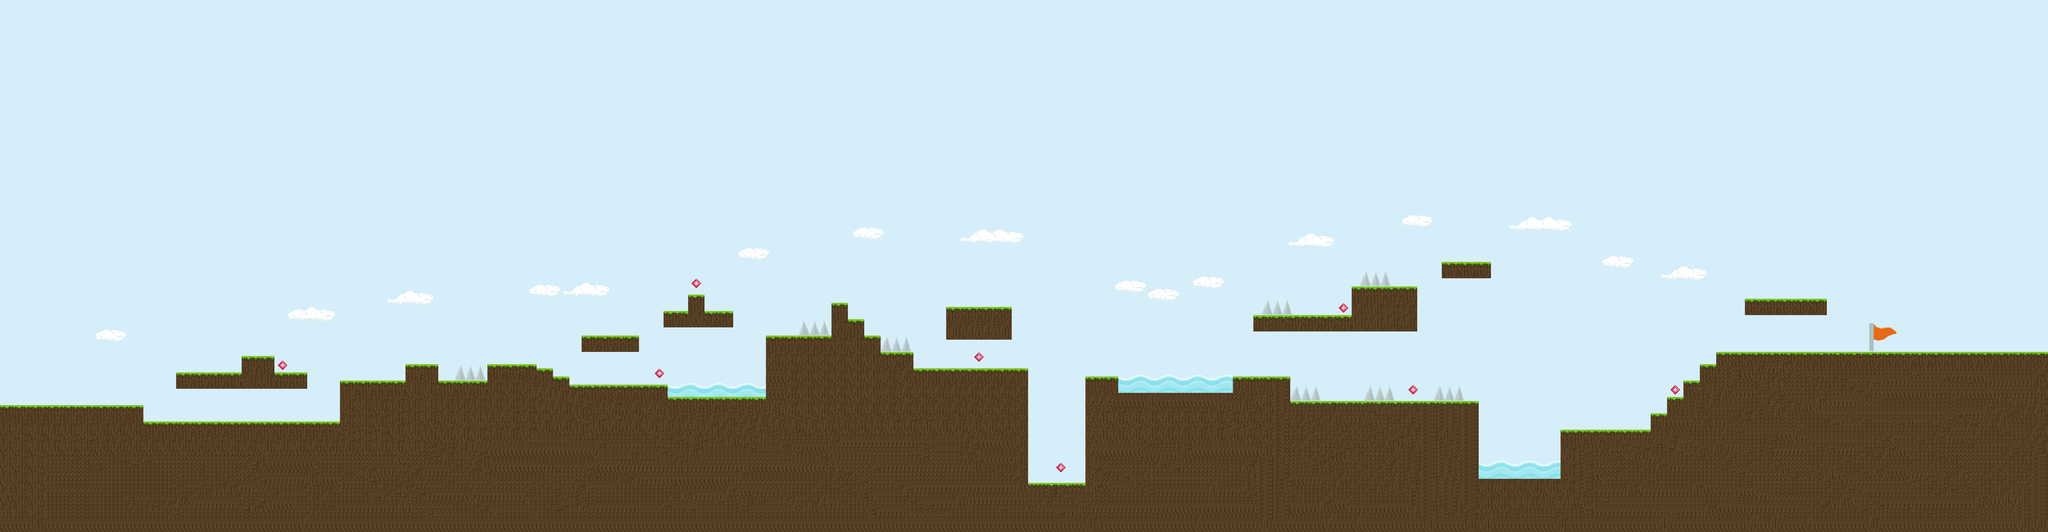

This is a level from a 2D game, rendered from its Tiled map with the project's own tilesets. A one-line summary and the map file follow, with tile-layer data summarised:
An orthogonal 500x130 tile map with 16x16 px tiles, 2 tile layers (background, objects), 3 tilesets and 66 objects.

<map version="1.0" tiledversion="1.1.5" orientation="orthogonal" renderorder="right-down" width="500" height="130" tilewidth="16" tileheight="16" infinite="0" nextobjectid="119">
 <tileset firstgid="1" source="background_1.tsx" />
 <tileset firstgid="6361" source="Tiles_64x64.tsx" />
 <tileset firstgid="6425" source="spritesheet_complete.tsx" />
 <layer name="background" width="500" height="130">
  <data>[65000 cells, 65000 non-empty, 19 distinct tile ids]</data>
 </layer>
 <layer name="objects" width="500" height="130">
  <data>[65000 cells, 6960 non-empty, 152 distinct tile ids]</data>
 </layer>
 <objectgroup name="floor">
  <object id="6" x="688.454" y="1456.67" width="255.489" height="62.5185" />
  <object id="8" x="944.436" y="1392.67" width="127.006" height="126.514" />
  <object id="9" x="1071.93" y="1456.67" width="127.498" height="62.5185" />
  <object id="10" x="1328.41" y="1488.66" width="256.473" height="252.535" />
  <object id="12" x="1584.39" y="1424.67" width="127.006" height="98.4543" />
  <object id="13" x="1711.89" y="1488.66" width="193.463" height="49.7194" />
  <object id="14" x="1904.36" y="1424.67" width="191.001" height="93.0393" />
  <object id="16" x="2095.37" y="1440.42" width="64.4875" height="31.5054" />
  <object id="20" x="2288.83" y="1504.42" width="318.5" height="81.717" />
  <object id="22" x="2592.01" y="1216.22" width="272.156" height="63.3038" />
  <object id="24" x="2688.71" y="1152.42" width="62.8053" height="63.3038" />
  <object id="26" x="2608.06" y="1552.08" width="384.037" height="73.5847" />
  <object id="27" x="2992.09" y="1311.99" width="256.204" height="312.601" />
  <object id="28" x="3248.3" y="1184.16" width="63.9166" height="141.798" />
  <object id="29" x="3312.21" y="1248.61" width="63.9166" height="82.1785" />
  <object id="31" x="3376.13" y="1312.53" width="63.3795" height="88.6239" />
  <object id="35" x="3696.28" y="1264.5" width="255.01" height="63.1589" />
  <object id="36" x="4080.93" y="1888.49" width="127.742" height="50.3372" />
  <object id="49" x="176" y="1584.61" width="382.756" height="169.161" />
  <object id="56" x="558.756" y="1647.76" width="287.652" height="100.561" />
  <object id="57" x="847.188" y="1648.54" width="480.979" height="106.018" />
  <object id="62" x="2272.62" y="1312.53" width="223.567" height="63.5339" />
  <object id="64" x="2160.71" y="1472.92" width="62.8717" height="53.2427" />
  <object id="65" x="2224.15" y="1504.64" width="65.7038" height="75.3328" />
  <object id="66" x="3438.9" y="1376.31" width="127.764" height="71.7445" />
  <object id="67" x="3566.66" y="1439.21" width="63.8821" height="52.0885" />
  <object id="70" x="3631.01" y="1440.24" width="382.469" height="455.708" />
  <object id="72" x="4013.64" y="1888.78" width="67.1053" height="50.1111" />
  <object id="73" x="3696.08" y="1200.05" width="255.597" height="65.1973" />
  <object id="76" x="4209.64" y="1889.5" width="30.6994" height="48.0513" />
  <object id="86" x="4240.22" y="1473.48" width="126.629" height="441.341" />
  <object id="88" x="4366.85" y="1536.8" width="449.721" height="81.0056" />
  <object id="89" x="4816.57" y="1473.48" width="222.533" height="154.562" />
  <object id="90" x="4896.65" y="1232.33" width="394.786" height="62.3836" />
  <object id="91" x="5280.26" y="1120.6" width="255.121" height="174.115" />
  <object id="92" x="5632.22" y="1024.69" width="191.806" height="62.3836" />
  <object id="93" x="5040.04" y="1569.39" width="734.637" height="309.125" />
  <object id="94" x="5774.67" y="1872.92" width="330.54" height="94.041" />
  <object id="95" x="6096.83" y="1680.19" width="358.473" height="207.635" />
  <object id="96" x="6448.79" y="1615.94" width="69.8324" height="73.5568" />
  <object id="97" x="6512.1" y="1552.63" width="78.2123" height="76.3501" />
  <object id="98" x="6576.35" y="1489.31" width="78.2123" height="73.5568" />
  <object id="99" x="6640.6" y="1424.13" width="68.9013" height="74.4879" />
  <object id="100" x="6704.84" y="1376.65" width="1294.23" height="132.216" />
  <object id="101" x="6816.57" y="1169.01" width="318.436" height="62.3836" />
  <object id="117" x="-0.414783" y="1583.64" width="176.283" height="108.258" />
 </objectgroup>
 <objectgroup name="powerups">
  <object id="38" x="1088.03" y="1407.42" width="33.282" height="38.7462" />
  <object id="39" x="2558.72" y="1440.06" width="34.8691" height="37.6587" />
  <object id="40" x="2702.38" y="1087.65" width="34.8691" height="37.6587" />
  <object id="41" x="3806.79" y="1375.29" width="35.0237" height="39.4017" />
  <object id="42" x="4127" y="1807.21" width="34.031" height="38.2848" />
  <object id="102" x="5225.23" y="1180" width="42.9907" height="44.8598" />
  <object id="103" x="5500" y="1502.43" width="39.2523" height="42.0561" />
  <object id="104" x="6524.09" y="1503.01" width="39.3762" height="39.3762" />
 </objectgroup>
 <objectgroup name="enemy">
  <object id="43" x="1784.65" y="1425.4" width="112.984" height="61.0724" />
  <object id="45" x="3446.73" y="1317.41" width="105.225" height="58.4582" />
  <object id="84" x="2608.25" y="1506.17" width="383.648" height="45.6281" />
  <object id="85" x="3119.83" y="1253.71" width="119.673" height="56.1944" />
  <object id="105" x="5776.87" y="1800.58" width="317.851" height="70.1275" />
  <object id="106" x="5599.27" y="1508.23" width="112.022" height="59.1985" />
  <object id="107" x="5329.69" y="1508.23" width="111.111" height="57.377" />
  <object id="108" x="5044.63" y="1510.05" width="109.29" height="56.4663" />
  <object id="109" x="5311.84" y="1060.25" width="115.495" height="56.3615" />
  <object id="110" x="4928.39" y="1174.82" width="113.647" height="53.5896" />
  <object id="118" x="4367.28" y="1478.11" width="449.277" height="56.5188" />
 </objectgroup>
 <objectgroup name="finish">
  <object id="115" x="7304.19" y="0" width="78.9314" height="1357.01" />
 </objectgroup>
</map>
